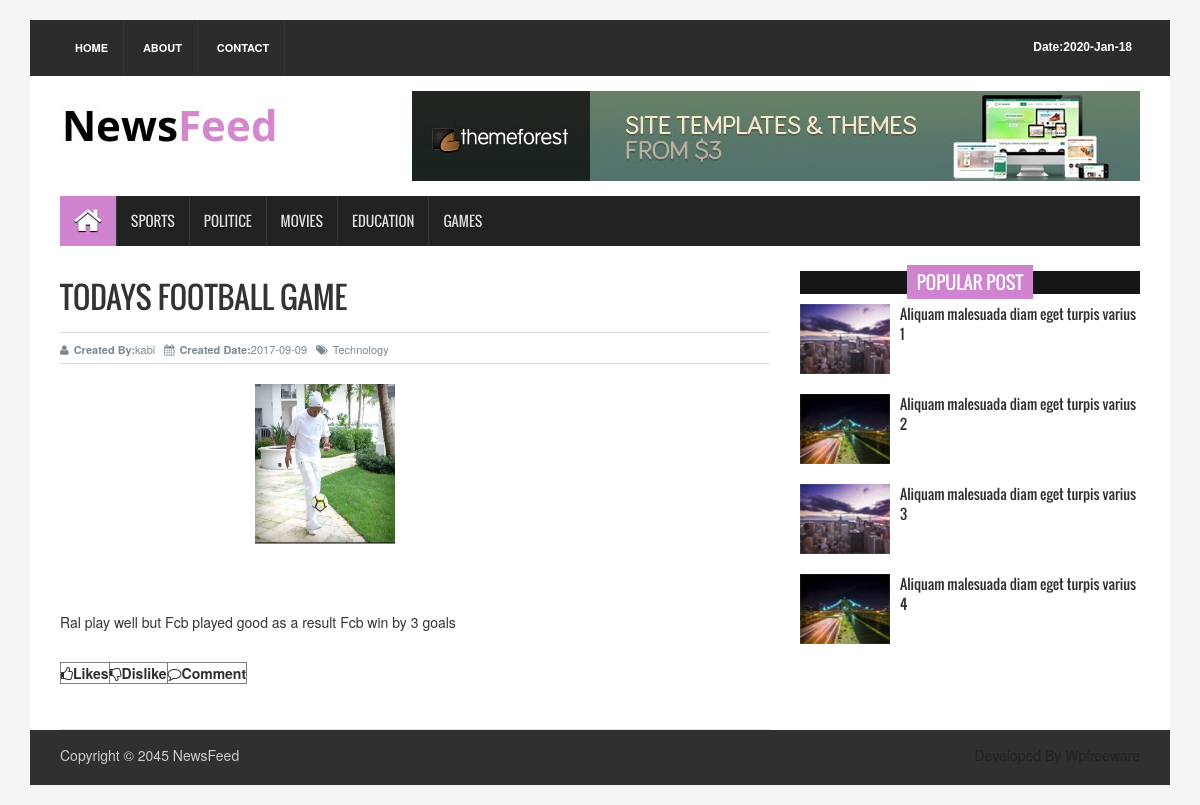
Page /news.php?id=13 on the committed database.
### tables this page shows
CREATE TABLE `tbl_category` (
  `id` int(11) NOT NULL,
  `category_name` varchar(100) NOT NULL,
  `rank` int(11) NOT NULL,
  `status` enum('0','1') NOT NULL,
  `created_by` varchar(50) NOT NULL,
  `modified_by` varchar(50) NOT NULL,
  `created_date` date NOT NULL,
  `modified_date` date NOT NULL
);

CREATE TABLE `tbl_news` (
  `id` int(11) NOT NULL,
  `category_id` int(11) NOT NULL,
  `title` varchar(50) NOT NULL,
  `short_description` varchar(50) NOT NULL,
  `content` text NOT NULL,
  `status` tinyint(1) NOT NULL,
  `slider_key` tinyint(1) NOT NULL,
  `feature_image` varchar(254) NOT NULL,
  `view_count` int(11) NOT NULL,
  `created_by` varchar(50) NOT NULL,
  `modified_by` varchar(50) NOT NULL,
  `created_date` date NOT NULL,
  `modified_date` date NOT NULL,
  `breaking_key` tinyint(1) NOT NULL
);

### sadmin/class/common.php (called while the page is built, shortened)
<?php
abstract class Common{
	function select($sql){
		$abc=new mysqli('localhost','root','','db_sadmin');
		$res=$abc->query($sql);
		$data=[];
		if ($res->num_rows>0) {
			while ($row=$res->fetch_assoc()) {
				array_push($data, $row);
			}
		}
		return $data;
	}
}
?>

### sadmin/class/category.class.php (called while the page is built, shortened)
<?php
require_once "common.php";
class Category extends Common{
	public function selectactivecategory(){
		$sql="select * from tbl_category where status='1'";
		$list=$this->select($sql);
		return $list;
	}
}
?>

### sadmin/class/news.class.php (called while the page is built, shortened)
<?php
require_once "common.php";
class News extends Common{
	public $id,$category_id,$content,$status,$created_by,$modified_by,$created_date,$modified_date,$slider_key,$breaking_key,$title,$short_description,$feature_image,$view_count;
	public function selectnewsbyid(){
		$sql="select * from tbl_news where id='$this->id'";
		$list=$this->select($sql);
		return $list;
	}
}
?>

### news.php (the view, shortened to what this page needs)
<?php require_once "header.php";
require_once  "sadmin/class/news.class.php";
$news=new News();
$news->id=$_GET['id'];
$newsdetails=$news->selectnewsbyid();
?>
  <section id="contentSection">
    <div class="row">
      <div class="col-lg-8 col-md-8 col-sm-8">
        <div class="left_content">
          <div class="single_page">
            <h1><?php echo $newsdetails['0']['title']; ?></h1>
            <div class="post_commentbox"> <a href="#"><i class="fa fa-user"></i><strong>Created By:</strong><?php echo $newsdetails['0']['created_by']; ?></a> <span><i class="fa fa-calendar"></i><strong>Created Date:</strong><?php echo $newsdetails['0']['created_date']; ?></span> <a href="#"><i class="fa fa-tags"></i>Technology</a> </div>
            <div class="single_page_content"> <img class="img-center" src="sadmin/images/<?php echo $newsdetails['0']['feature_image']; ?>" alt="">
              <p><?php echo $newsdetails['0']['content'];  ?></p>
              <div class="social_link">
              <div><table border="1">
                <tr>
                <td><a href=""><i class="fa fa-thumbs-o-up"></i><strong>Likes</strong></a> </td>
                <td><a href=""><i class="fa fa-thumbs-o-down"></i><strong>Dislike</strong></a></td>
                <td><a href="insert_comment.php?id=<?php echo $newsdetails['0']['id']; ?>"><i class="fa  fa-comment-o "></i><strong>Comment</strong></a></td>
                </tr>
              </table>
              </div>
            </div>
            </div>
          </div>
        </div>
      </div>
      <div class="col-lg-4 col-md-4 col-sm-4">
        <aside class="right_content">
          <div class="single_sidebar">
            <h2><span>Popular Post</span></h2>
            <ul class="spost_nav">
              <li>
                <div class="media wow fadeInDown"> <a href="single_page.html" class="media-left"> <img alt="" src="../images/post_img1.jpg"> </a>
                  <div class="media-body"> <a href="single_page.html" class="catg_title"> Aliquam malesuada diam eget turpis varius 1</a> </div>
                </div>
              </li>
              <li>
                <div class="media wow fadeInDown"> <a href="single_page.html" class="media-left"> <img alt="" src="../images/post_img2.jpg"> </a>
                  <div class="media-body"> <a href="single_page.html" class="catg_title"> Aliquam malesuada diam eget turpis varius 2</a> </div>
                </div>
              </li>
              <li>
                <div class="media wow fadeInDown"> <a href="single_page.html" class="media-left"> <img alt="" src="../images/post_img1.jpg"> </a>
                  <div class="media-body"> <a href="single_page.html" class="catg_title"> Aliquam malesuada diam eget turpis varius 3</a> </div>
                </div>
              </li>
              <li>
                <div class="media wow fadeInDown"> <a href="single_page.html" class="media-left"> <img alt="" src="../images/post_img2.jpg"> </a>
                  <div class="media-body"> <a href="single_page.html" class="catg_title"> Aliquam malesuada diam eget turpis varius 4</a> </div>
                </div>
              </li>
            </ul>
          </div>
        </aside>
      </div>
    </div>
  </section>
   <?php require_once "footer.php"; ?>

### header.php (shortened to what this page needs)
<?php
require_once "sadmin/class/category.class.php";
$category=new Category();
$activecat=$category->selectactivecategory();
 ?>
 <!DOCTYPE html>
<html>
<head>
<link rel="stylesheet" type="text/css" href="assets/css/bootstrap.min.css">
<link rel="stylesheet" type="text/css" href="assets/css/font-awesome.min.css">
<link rel="stylesheet" type="text/css" href="assets/css/animate.css">
<link rel="stylesheet" type="text/css" href="assets/css/font.css">
<link rel="stylesheet" type="text/css" href="assets/css/li-scroller.css">
<link rel="stylesheet" type="text/css" href="assets/css/slick.css">
<link rel="stylesheet" type="text/css" href="assets/css/jquery.fancybox.css">
<link rel="stylesheet" type="text/css" href="assets/css/theme.css">
<link rel="stylesheet" type="text/css" href="assets/css/style.css">
</head>
<body>
<div class="container">
  <header id="header">
    <div class="row">
      <div class="col-lg-12 col-md-12 col-sm-12">
        <div class="header_top">
          <div class="header_top_left">
            <ul class="top_nav">
              <li><a href="index.php">Home</a></li>
              <li><a href="#">About</a></li>
              <li><a href="contact.php">Contact</a></li>
            </ul>
          </div>
          <div class="header_top_right">
            <p><strong>Date</strong>:<?php
            echo date('Y-M-d'); ?></p>
          </div>
        </div>
      </div>
      <div class="col-lg-12 col-md-12 col-sm-12">
        <div class="header_bottom">
          <div class="logo_area"><a href="index.php" class="logo"><img src="images/logo.jpg" alt=""></a></div>
          <div class="add_banner"><a href="#"><img src="images/addbanner_728x90_V1.jpg" alt=""></a></div>
        </div>
      </div>
    </div>
  </header>
  <section id="navArea">
    <nav class="navbar navbar-inverse" role="navigation">
      <div id="navbar" class="navbar-collapse collapse">
        <ul class="nav navbar-nav main_nav">
          <li class="active"><a href="index.php"><span class="fa fa-home desktop-home"></span><span class="mobile-show">Home</span></a></li>
          <?php foreach ($activecat as $as) { ?>
           <li><a href="category_news.php?id=<?php echo $as['id']; ?>"><?php echo $as['category_name']; ?></a></li>
        <?php  } ?>
        </ul>
      </div>
    </nav>
  </section>

### assets/css/theme.css (style rules this page uses)
.navbar-inverse .navbar-nav > .active > a, .navbar-inverse .navbar-nav > .active > a:hover, .navbar-inverse .navbar-nav > .active > a:focus { background-color:#d083cf }
.single_sidebar > h2 span { background:none repeat scroll 0 0 #d083cf }

### assets/css/style.css (style rules this page uses)
body { background:#f5f5f5 }
ul { padding:0; margin:0; list-style:none }
a { text-decoration:none; color:#2f2f2f }
h1, h2, h3, h4, h5, h6 { font-family:'Oswald',sans-serif }
h2 { line-height:23px }
img { border:none }
.img-center { display:block; margin-left:auto; margin-right:auto; text-align:center }
#header { display:inline; float:left; width:100%; margin-top:20px }
.header_top { background-color:#2c2c2c; display:inline; float:left; padding:0 30px; width:100% }
.header_top_left { float:left; display:inline; width:50% }
.top_nav { text-align:left }
.top_nav li { display:inline-block }
.top_nav li a { display:inline-block; border-right:1px solid #333; color:#fff; font-size:11px; font-weight:bold; padding:20px 15px; text-transform:uppercase; -webkit-transition:all 0.5s; -o-transition:all 0.5s; transition:all 0.5s }
.header_top_right { float:left; display:inline; width:50%; text-align:right }
.header_top_right > p { color:#fff; display:inline-block; float:right; font:bold 12px sans-serif; margin-bottom:0; padding-bottom:20px; padding-right:8px; padding-top:20px }
.header_bottom { background-color:#fff; display:inline; float:left; padding:15px 30px 15px; width:100% }
.logo_area { display:inline; float:left; width:31% }
.logo { font-size:45px; font-weight:bold; color:#000; font-family:'Varela',sans-serif }
.logo img { max-width:100% }
.add_banner { float:right; width:728px; height:90px }
.add_banner img { width:100%; height:100% }
#navArea { float:left; display:inline; width:100%; padding:0 30px; background-color:#fff }
.navbar { border:medium none; border-radius:0 }
.navbar-inverse .navbar-nav > li > a { border-left:1px solid #383838; color:#ddd; font-family:'Oswald',sans-serif; display:inline-block; height:50px; line-height:50px; padding:0 14px; text-shadow:0 1px 1px #000; text-transform:uppercase; -webkit-transition:all 0.5s; -mz-transition:all 0.5s; -ms-transition:all 0.5s; -o-transition:all 0.5s; transition:all 0.5s }
.navbar-inverse .navbar-nav > li:first-child a { border:none }
.navbar-inverse .navbar-nav > .active > a, .navbar-inverse .navbar-nav > .active > a:hover, .navbar-inverse .navbar-nav > .active > a:focus { color:#fff }
.navbar-collapse { padding-left:0 }
.desktop-home { display:block; font-size:30px; margin-top:10px }
#contentSection { float:left; display:inline; width:100%; background-color:#fff; padding:0 30px }
.left_content { float:left; display:inline; width:100% }
.right_content { float:left; display:inline; width:100%; min-height:300px }
.spost_nav li { float:left; display:block; width:100%; margin-bottom:10px }
.spost_nav .media-left { width:100px; height:80px }
.media-left > img { height:70px; width:90px }
.spost_nav .media-body > a { font-family:"Oswald",sans-serif }
.single_sidebar { float:left; display:inline; width:100%; margin-bottom:20px }
.single_sidebar > h2 { background:none repeat scroll 0 0 #151515; color:#fff; font-family:"Oswald",sans-serif; font-size:18px; font-weight:400; margin-bottom:10px; margin-left:0; margin-top:5px; padding:0; position:relative; text-align:center; text-transform:uppercase }
.single_sidebar > h2 span { padding:4px 10px }
.single_sidebar ul li a { border-bottom:1px solid #333; display:block }
.single_sidebar .spost_nav li a { border-bottom:none; float:left }
.single_page { float:left; display:inline; width:100% }
.single_page > h1 { color:#333; font-family:Oswald,arial,Georgia,serif; font-size:30px; line-height:1.4em; margin:10px 0 -10px; padding:0 0 4px; text-transform:uppercase }
.post_commentbox { display:inline; float:left; width:100%; border-top:1px solid #ddd; border-bottom:1px solid #ddd; margin-top:20px; padding:5px 0px }
.post_commentbox a, .post_commentbox span { color:#798992; font-size:11px; margin-right:5px }
.post_commentbox a > i, .post_commentbox span > i { margin-right:5px }
.single_page_content { display:inline; float:left; padding-top:20px; width:100%; border-bottom:1px solid #ddd; padding-bottom:20px }
.single_page_content > img { max-width:100%; width:320px; height:213px; margin-bottom:15px }
.social_link { display:inline; float:left; margin-bottom:25px; margin-top:20px; width:100% }

### rows in the picture
tbl_category: category_name "SPORTS"
tbl_category: category_name "POLITICE"
tbl_category: category_name "MOVIES"
tbl_category: category_name "EDUCATION"
tbl_category: category_name "GAMES"
tbl_news: title "TODAYS FOOTBALL GAME", created_by "kabi", created_date "2017-09-09", feature_image (picture), content "Ral play well but Fcb played good as a result Fcb win by 3 goals"
